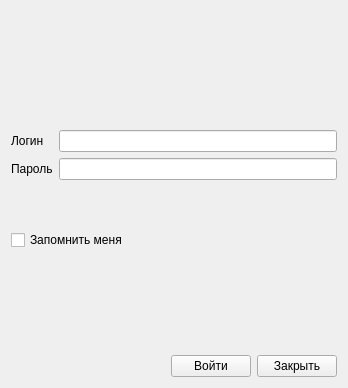
<?xml version="1.0" encoding="UTF-8"?>
<ui version="4.0">
 <class>LoginDialog</class>
 <widget class="QDialog" name="LoginDialog">
  <property name="geometry">
   <rect>
    <x>0</x>
    <y>0</y>
    <width>348</width>
    <height>388</height>
   </rect>
  </property>
  <property name="sizePolicy">
   <sizepolicy hsizetype="Fixed" vsizetype="Fixed">
    <horstretch>0</horstretch>
    <verstretch>0</verstretch>
   </sizepolicy>
  </property>
  <property name="minimumSize">
   <size>
    <width>348</width>
    <height>388</height>
   </size>
  </property>
  <property name="maximumSize">
   <size>
    <width>760</width>
    <height>671</height>
   </size>
  </property>
  <property name="windowTitle">
   <string>Вход</string>
  </property>
  <property name="windowIcon">
   <iconset resource="../../resources/resources.qrc">
    <normaloff>:/images/logo/images/icon.ico</normaloff>:/images/logo/images/icon.ico</iconset>
  </property>
  <layout class="QVBoxLayout" name="verticalLayout">
   <item>
    <widget class="QLabel" name="matterhornLogo">
     <property name="text">
      <string/>
     </property>
     <property name="pixmap">
      <pixmap resource="../../resources/resources.qrc">:/images/logo/images/logo.png</pixmap>
     </property>
     <property name="scaledContents">
      <bool>true</bool>
     </property>
     <property name="alignment">
      <set>Qt::AlignmentFlag::AlignCenter</set>
     </property>
    </widget>
   </item>
   <item>
    <spacer name="horizontalSpacer_2">
     <property name="orientation">
      <enum>Qt::Orientation::Horizontal</enum>
     </property>
     <property name="sizeHint" stdset="0">
      <size>
       <width>327</width>
       <height>20</height>
      </size>
     </property>
    </spacer>
   </item>
   <item>
    <layout class="QFormLayout" name="formLayout">
     <item row="0" column="0">
      <widget class="QLabel" name="label">
       <property name="text">
        <string>Логин</string>
       </property>
      </widget>
     </item>
     <item row="0" column="1">
      <widget class="QLineEdit" name="loginLine"/>
     </item>
     <item row="1" column="0">
      <widget class="QLabel" name="label_2">
       <property name="text">
        <string>Пароль</string>
       </property>
      </widget>
     </item>
     <item row="1" column="1">
      <widget class="QLineEdit" name="passwordLine"/>
     </item>
    </layout>
   </item>
   <item>
    <widget class="QCheckBox" name="rememberMeCheckBox">
     <property name="text">
      <string>Запомнить меня</string>
     </property>
    </widget>
   </item>
   <item>
    <widget class="QLabel" name="errorLabel">
     <property name="styleSheet">
      <string notr="true">color: rgb(255, 0, 0);</string>
     </property>
     <property name="text">
      <string/>
     </property>
    </widget>
   </item>
   <item>
    <layout class="QHBoxLayout" name="horizontalLayout">
     <item>
      <spacer name="horizontalSpacer">
       <property name="orientation">
        <enum>Qt::Orientation::Horizontal</enum>
       </property>
       <property name="sizeHint" stdset="0">
        <size>
         <width>40</width>
         <height>20</height>
        </size>
       </property>
      </spacer>
     </item>
     <item>
      <widget class="QPushButton" name="loginButton">
       <property name="text">
        <string>Войти</string>
       </property>
       <property name="autoDefault">
        <bool>false</bool>
       </property>
      </widget>
     </item>
     <item>
      <widget class="QPushButton" name="exitButton">
       <property name="text">
        <string>Закрыть</string>
       </property>
       <property name="autoDefault">
        <bool>false</bool>
       </property>
      </widget>
     </item>
    </layout>
   </item>
  </layout>
 </widget>
 <resources>
  <include location="../../resources/resources.qrc"/>
 </resources>
 <connections/>
</ui>
